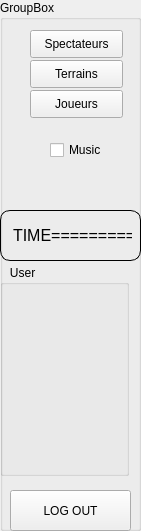
        <widget class="QGroupBox" name="groupBox">
         <property name="geometry">
          <rect>
           <x>10</x>
           <y>20</y>
           <width>141</width>
           <height>531</height>
          </rect>
         </property>
         <property name="title">
          <string>GroupBox</string>
         </property>
         <widget class="QGroupBox" name="groupBox_26">
          <property name="geometry">
           <rect>
            <x>0</x>
            <y>265</y>
            <width>129</width>
            <height>211</height>
           </rect>
          </property>
          <property name="title">
           <string>   User</string>
          </property>
          <layout class="QVBoxLayout" name="verticalLayout_67">
           <item>
            <layout class="QVBoxLayout" name="verticalLayout_68">
             <item>
              <widget class="QLabel" name="image_pos">
               <property name="text">
                <string/>
               </property>
              </widget>
             </item>
             <item>
              <widget class="QLabel" name="uname_label">
               <property name="text">
                <string/>
               </property>
              </widget>
             </item>
            </layout>
           </item>
          </layout>
         </widget>
         <widget class="QLabel" name="label_date_time">
          <property name="geometry">
           <rect>
            <x>0</x>
            <y>210</y>
            <width>141</width>
            <height>51</height>
           </rect>
          </property>
          <property name="font">
           <font>
            <family>MS Shell Dlg 2</family>
            <pointsize>12</pointsize>
            <weight>9</weight>
            <italic>false</italic>
            <bold>false</bold>
           </font>
          </property>
          <property name="styleSheet">
           <string notr="true">font: 75 12pt &quot;MS Shell Dlg 2&quot;;
 border-width: 1px;
border-style: solid;
border-color: black;
  border-radius: 10px;
padding:0 8;</string>
          </property>
          <property name="text">
           <string>TIME=========</string>
          </property>
         </widget>
         <widget class="QPushButton" name="logout_button">
          <property name="geometry">
           <rect>
            <x>10</x>
            <y>490</y>
            <width>121</width>
            <height>41</height>
           </rect>
          </property>
          <property name="text">
           <string>LOG OUT</string>
          </property>
         </widget>
         <widget class="QPushButton" name="Terrain">
          <property name="geometry">
           <rect>
            <x>30</x>
            <y>60</y>
            <width>93</width>
            <height>28</height>
           </rect>
          </property>
          <property name="text">
           <string>Terrains</string>
          </property>
         </widget>
         <widget class="QPushButton" name="Joueur">
          <property name="geometry">
           <rect>
            <x>30</x>
            <y>90</y>
            <width>93</width>
            <height>28</height>
           </rect>
          </property>
          <property name="text">
           <string>Joueurs</string>
          </property>
         </widget>
         <widget class="QPushButton" name="Spectateur">
          <property name="geometry">
           <rect>
            <x>30</x>
            <y>30</y>
            <width>93</width>
            <height>28</height>
           </rect>
          </property>
          <property name="text">
           <string>Spectateurs</string>
          </property>
         </widget>
         <widget class="QCheckBox" name="checkBox">
          <property name="enabled">
           <bool>true</bool>
          </property>
          <property name="geometry">
           <rect>
            <x>50</x>
            <y>140</y>
            <width>83</width>
            <height>20</height>
           </rect>
          </property>
          <property name="text">
           <string>Music</string>
          </property>
          <property name="checked">
           <bool>false</bool>
          </property>
         </widget>
        </widget>
